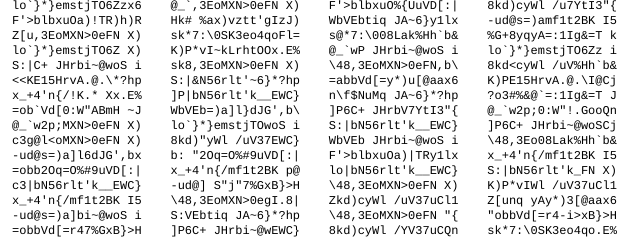
Frame 1 (no input)
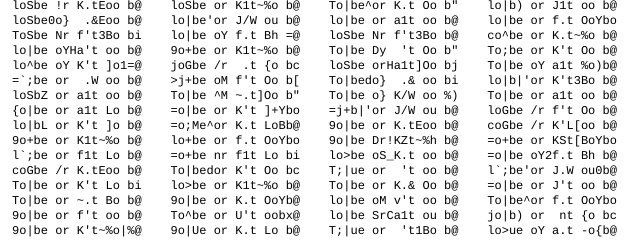
Frame 60 (no input)
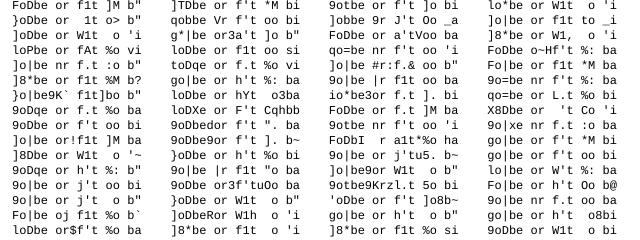
Frame 120 (the mouse pressed at the canvas centre since frame 60)

The p5.js sketch that drew these frames (run headless with seeded random() and noise() and a simulated clock; from frame 60 on, the mouse is pressed at the canvas centre):

// p5.js sketch
// ── sketch.js
// The Nature of Code
// Daniel Shiffman
// http://natureofcode.com

// Genetic Algorithm, Evolving Shakespeare

// Demonstration of using a genetic algorithm to perform a search

// setup()
//  # Step 1: The Population
//    # Create an empty population (an array or ArrayList)
//    # Fill it with DNA encoded objects (pick random values to start)

// draw()
//  # Step 1: Selection
//    # Create an empty mating pool (an empty ArrayList)
//    # For every member of the population, evaluate its fitness based on some criteria / function,
//      and add it to the mating pool in a manner consistant with its fitness, i.e. the more fit it
//      is the more times it appears in the mating pool, in order to be more likely picked for reproduction.

//  # Step 2: Reproduction Create a new empty population
//    # Fill the new population by executing the following steps:
//       1. Pick two "parent" objects from the mating pool.
//       2. Crossover -- create a "child" object by mating these two parents.
//       3. Mutation -- mutate the child's DNA based on a given probability.
//       4. Add the child object to the new population.
//    # Replace the old population with the new population
//
//   # Rinse and repeat

// Mutation rate
let mutationRate = 0.01;
// Population Size
let populationSize = 150;

// Population array
let population = [];

// Target phrase
let target = "to be or not to be";

function setup() {
  createCanvas(640, 240);
  //{!3} Step 1: Initialize Population
  for (let i = 0; i < populationSize; i++) {
    population[i] = new DNA(target.length);
  }
}

function draw() {
  // Step 2: Selection
  //{!3} Step 2a: Calculate fitness.
  for (let phrase of population) {
    phrase.calculateFitness(target);
  }

  // Step 2b: Build mating pool.
  let matingPool = [];

  for (let phrase of population) {
    //{!4} Add each member n times according to its fitness score.
    let n = floor(phrase.fitness * 100);
    for (let j = 0; j < n; j++) {
      matingPool.push(phrase);
    }
  }

  // Step 3: Reproduction
  for (let i = 0; i < population.length; i++) {
    let partnerA = random(matingPool);
    let partnerB = random(matingPool);
    // Step 3a: Crossover
    let child = partnerA.crossover(partnerB);
    // Step 3b: Mutation
    child.mutate(mutationRate);

    //{!1} Note that we are overwriting the population with the new
    // children.  When draw() loops, we will perform all the same
    // steps with the new population of children.
    population[i] = child;
  }

  let everything = "";
  for (let i = 0; i < population.length; i++) {
    everything += population[i].getPhrase() + "    ";
  }
  background(255);
  textFont("Courier");
  textSize(12);
  text(everything, 12, 0, width, height);
}

// ── DNA.js
// The Nature of Code
// Daniel Shiffman
// http://natureofcode.com

// Genetic Algorithm, Evolving Shakespeare

// A class to describe a psuedo-DNA, i.e. genotype
//   Here, a virtual organism's DNA is an array of character.
//   Functionality:
//      -- convert DNA into a string
//      -- calculate DNA's "fitness"
//      -- mate DNA with another set of DNA
//      -- mutate DNA

// Return a random character (letter, number, symbol, space, etc)
function randomCharacter() {
  let c = floor(random(32, 127));
  return String.fromCharCode(c);
}

// Constructor (makes a random DNA)
class DNA {
  constructor(num) {
    // The genetic sequence
    this.genes = [];
    // Fitness
    this.fitness = 0;
    for (let i = 0; i < num; i++) {
      this.genes[i] = randomCharacter(); // Pick from range of chars
    }
  }

  // Converts character array to a String
  getPhrase() {
    return this.genes.join("");
  }

  // Fitness function (returns floating point % of "correct" characters)
  calculateFitness(target) {
    let score = 0;
    for (let i = 0; i < this.genes.length; i++) {
      if (this.genes[i] == target.charAt(i)) {
        score++;
      }
    }
    this.fitness = score / target.length;
  }

  // Crossover
  crossover(partner) {
    // The child is a new instance of DNA.
    // (Note that the genes are generated randomly in DNA constructor,
    // but the crossover function will override the array.)
    let child = new DNA(this.genes.length);

    //{!1} Picking a random “midpoint” in the genes array
    let midpoint = floor(random(this.genes.length));

    for (let i = 0; i < this.genes.length; i++) {
      // Before the midpoint genes from this DNA
      if (i < midpoint) {
        child.genes[i] = this.genes[i];
        // After the midpoint from the partner DNA
      } else {
        child.genes[i] = partner.genes[i];
      }
    }
    return child;
  }

  mutate(mutationRate) {
    //{!1} Looking at each gene in the array
    for (let i = 0; i < this.genes.length; i++) {
      //{!1} Check a random number against mutation rate
      if (random(1) < mutationRate) {
        //{!1} Mutation, a new random character
        this.genes[i] = randomCharacter();
      }
    }
  }
}
